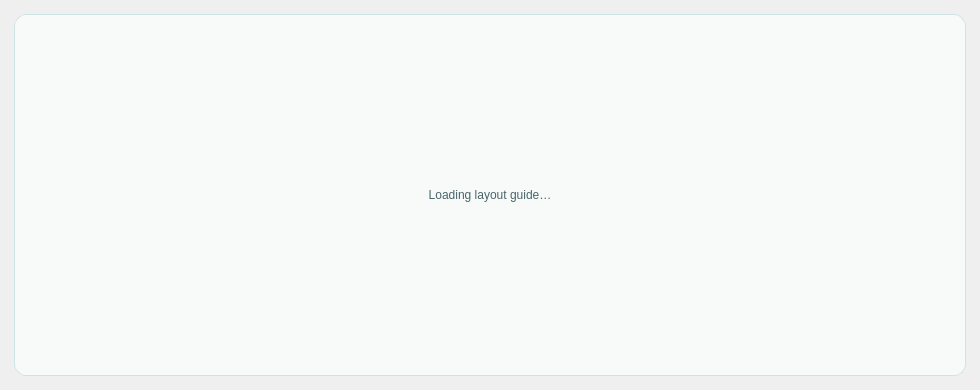
<?xml version="1.0" encoding="UTF-8"?>
<ui version="4.0">
 <class>LayoutViewer</class>
 <widget class="QDialog" name="LayoutViewer">
  <property name="geometry"><rect><x>0</x><y>0</y><width>980</width><height>390</height></rect></property>
  <property name="windowTitle"><string>Bongo Layout Viewer</string></property>
  <property name="sizeGripEnabled"><bool>false</bool></property>
  <layout class="QVBoxLayout" name="verticalLayout">
   <property name="leftMargin"><number>14</number></property>
   <property name="topMargin"><number>14</number></property>
   <property name="rightMargin"><number>14</number></property>
   <property name="bottomMargin"><number>14</number></property>
   <item>
    <widget class="QLabel" name="labelImage">
     <property name="minimumSize"><size><width>460</width><height>120</height></size></property>
     <property name="styleSheet"><string notr="true">background: #f7faf9; border: 1px solid #cfe2e4; border-radius: 12px; color: #48656b; padding: 0;</string></property>
     <property name="text"><string>Loading layout guide…</string></property>
     <property name="alignment"><set>Qt::AlignCenter</set></property>
    </widget>
   </item>
  </layout>
 </widget>
 <resources><include location="images.qrc"/></resources>
 <connections/>
</ui>
